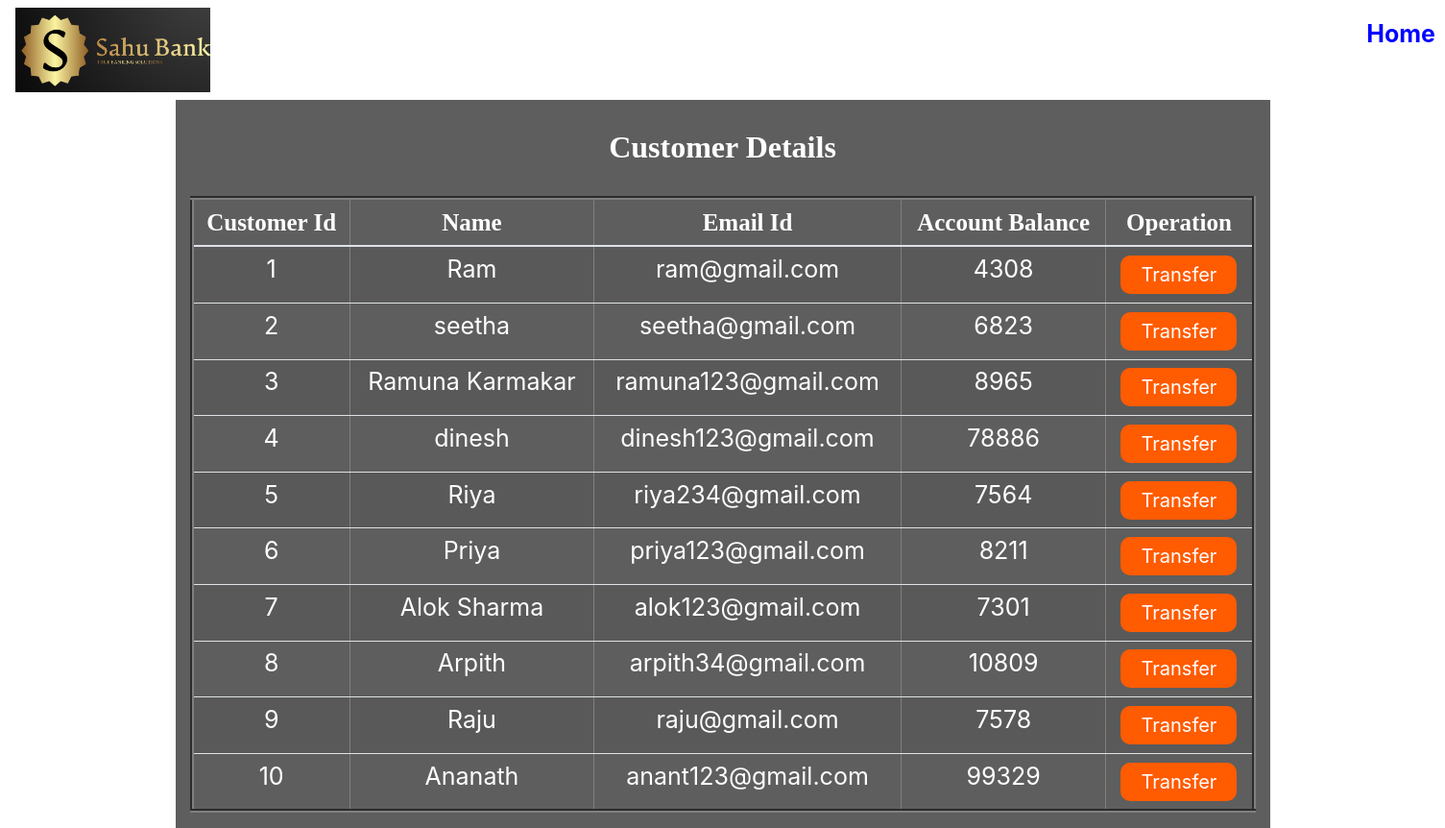
Before: /viewusers.php with the older database file.
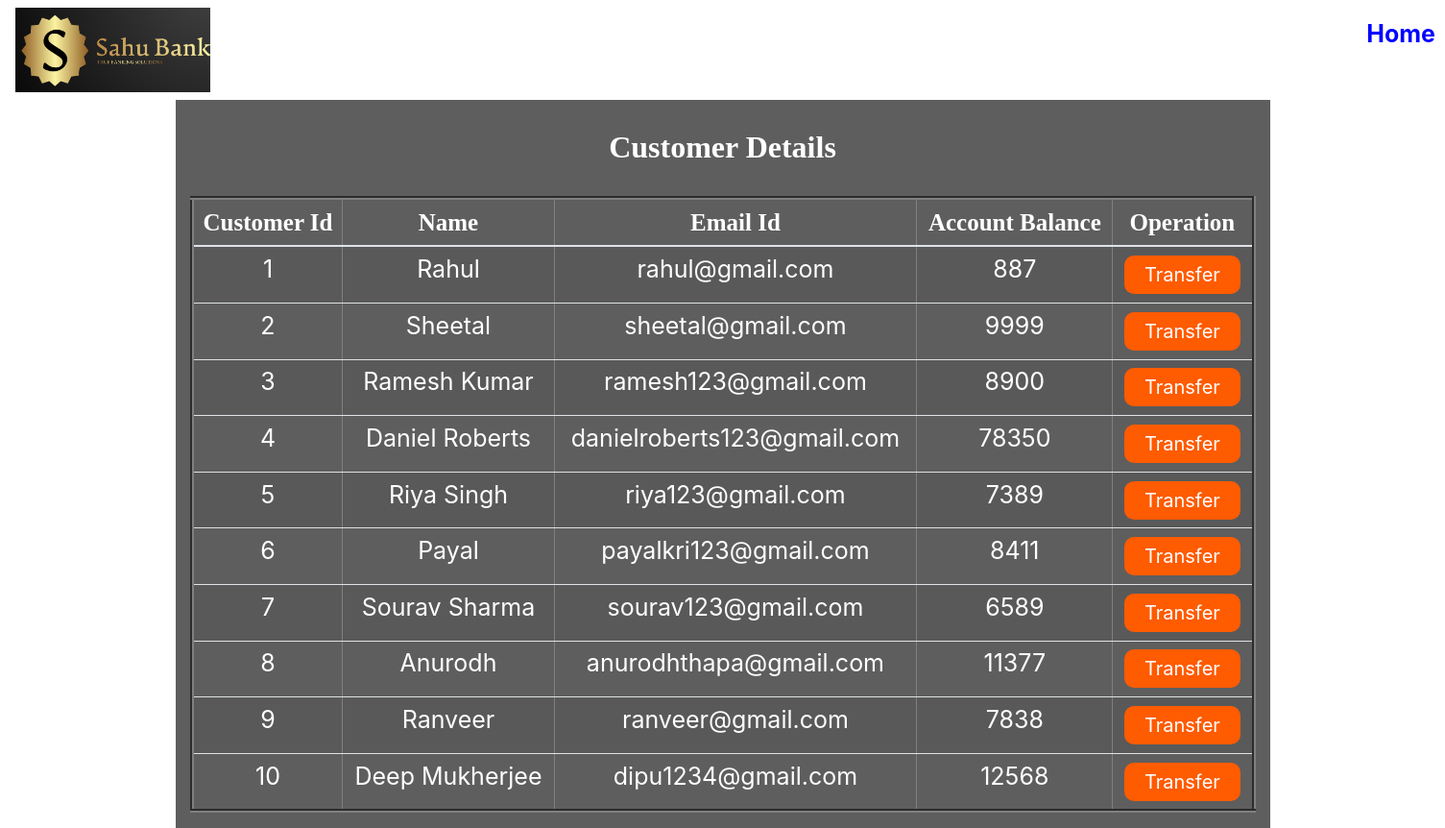
After: the same page with the newer database file.
### tables this page shows
CREATE TABLE `users` (
  `id` int(11) NOT NULL,
  `name` varchar(50) NOT NULL,
  `email` varchar(50) NOT NULL,
  `credits` int(10) NOT NULL
);

### viewusers.php (the view, shortened to what this page needs)
<!DOCTYPE html>
<html lang="en">
<head>
    <link rel="stylesheet" href="https://maxcdn.bootstrapcdn.com/bootstrap/4.0.0/css/bootstrap.min.css">
</head>
<body>
<?php
    require 'config.php';
    $query = "SELECT * FROM users";
    $result = mysqli_query($conn,$query);
?>
<nav class="navbar navbar-expand-sm bg-dark navbar-dark" style="background-color:#343a4000 !important">
<img src="images/logo.png" class="logo">
<ul class="navbar-nav">
<li class="list-home">
  <a class="nav-link1" href="index.php">Home</a>
</li>
</ul>
</nav>
    <div class="container divStyle">
        <h2>Customer Details</h2>
        <br>
            <div class="row">
                <div class="col">
                    <div class="table-responsive-sm">
                    <table border="4"class="table roundedCorners tabletext table-hover table-sm table-striped table-condensed">
                        <thead>
                            <tr>
                            <th scope="col">Customer Id</th>
                            <th scope="col">Name</th>
                            <th scope="col">Email Id</th>
                            <th scope="col">Account Balance</th>
                            <th scope="col">Operation</th>
                            </tr>
                        </thead>
                        <tbody>
                <?php
                    while($rows=mysqli_fetch_array($result)){
                ?>
                    <tr>
                        <td><?php echo $rows['id'] ?></td>
                        <td><?php echo $rows['name']?></td>
                        <td><?php echo $rows['email']?></td>
                        <td><?php echo $rows['credits']?></td>
                        <td><a href="selectedUserdetail.php?id= <?php echo $rows['id'] ;?>"> <button type="button" class="button">Transfer</button></a></td>
                    </tr>
                <?php
                    }
                 ?>
                        </tbody>
                    </table>
                    </div>
                </div>
            </div>
            </div>
</body>
</html>

Changed rows visible on the page:
changed users id 1: name "Ram" → "Rahul"; email "ram@gmail.com" → "rahul@gmail.com"; credits "4308" → "887"
changed users id 2: name "seetha" → "Sheetal"; email "seetha@gmail.com" → "sheetal@gmail.com"; credits "6823" → "9999"
changed users id 3: name "Ramuna Karmakar" → "Ramesh Kumar"; email "ramuna123@gmail.com" → "ramesh123@gmail.com"; credits "8965" → "8900"
changed users id 4: name "dinesh" → "Daniel Roberts"; email "dinesh123@gmail.com" → "danielroberts123@gmail.com"; credits "78886" → "78350"
changed users id 5: name "Riya" → "Riya Singh"; email "riya234@gmail.com" → "riya123@gmail.com"; credits "7564" → "7389"
changed users id 6: name "Priya" → "Payal"; email "priya123@gmail.com" → "payalkri123@gmail.com"; credits "8211" → "8411"
changed users id 7: name "Alok Sharma" → "Sourav Sharma"; email "alok123@gmail.com" → "sourav123@gmail.com"; credits "7301" → "6589"
changed users id 8: name "Arpith" → "Anurodh"; email "arpith34@gmail.com" → "anurodhthapa@gmail.com"; credits "10809" → "11377"
changed users id 9: name "Raju" → "Ranveer"; email "raju@gmail.com" → "ranveer@gmail.com"; credits "7578" → "7838"
changed users id 10: name "Ananath" → "Deep Mukherjee"; email "anant123@gmail.com" → "dipu1234@gmail.com"; credits "99329" → "12568"
